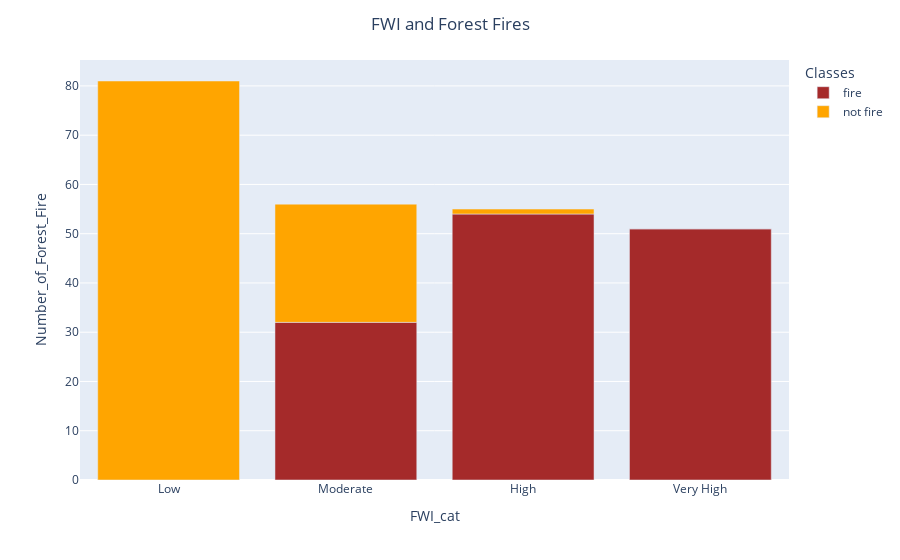

Notebook cell for this chart:
### Code cell
# plotting bar plot
fig = px.bar(fwi, x="FWI_cat", y="Number_of_Forest_Fire",color='Classes',color_discrete_sequence=['brown','orange'],
             orientation="v",hover_name="FWI_cat"        
                
             )
fig.update_layout(title_text = "FWI and Forest Fires", title_x = 0.5)
fig.show()

### Figure 1 — Plotly figure (JSON) as saved in the notebook; plotly's stock layout.template omitted (floating-point values rounded to 4 significant figures)
{"data": [{"alignmentgroup": "True", "hovertemplate": "<b>%{hovertext}</b><br><br>Classes=fire<br>FWI_cat=%{x}<br>Number_of_Forest_Fire=%{y}<extra></extra>", "hovertext": ["Low", "Moderate", "High", "Very High"], "legendgroup": "fire", "marker": {"color": "brown", "pattern": {"shape": ""}}, "name": "fire", "offsetgroup": "fire", "orientation": "v", "showlegend": true, "textposition": "auto", "type": "bar", "x": ["Low", "Moderate", "High", "Very High"], "xaxis": "x", "y": [0, 32, 54, 51], "yaxis": "y"}, {"alignmentgroup": "True", "hovertemplate": "<b>%{hovertext}</b><br><br>Classes=not fire<br>FWI_cat=%{x}<br>Number_of_Forest_Fire=%{y}<extra></extra>", "hovertext": ["Low", "Moderate", "High", "Very High"], "legendgroup": "not fire", "marker": {"color": "orange", "pattern": {"shape": ""}}, "name": "not fire", "offsetgroup": "not fire", "orientation": "v", "showlegend": true, "textposition": "auto", "type": "bar", "x": ["Low", "Moderate", "High", "Very High"], "xaxis": "x", "y": [81, 24, 1, 0], "yaxis": "y"}], "layout": {"barmode": "relative", "legend": {"title": {"text": "Classes"}, "tracegroupgap": 0}, "margin": {"t": 60}, "title": {"text": "FWI and Forest Fires", "x": 0.5}, "xaxis": {"anchor": "y", "domain": [0, 1], "title": {"text": "FWI_cat"}}, "yaxis": {"anchor": "x", "domain": [0, 1], "title": {"text": "Number_of_Forest_Fire"}}}}
